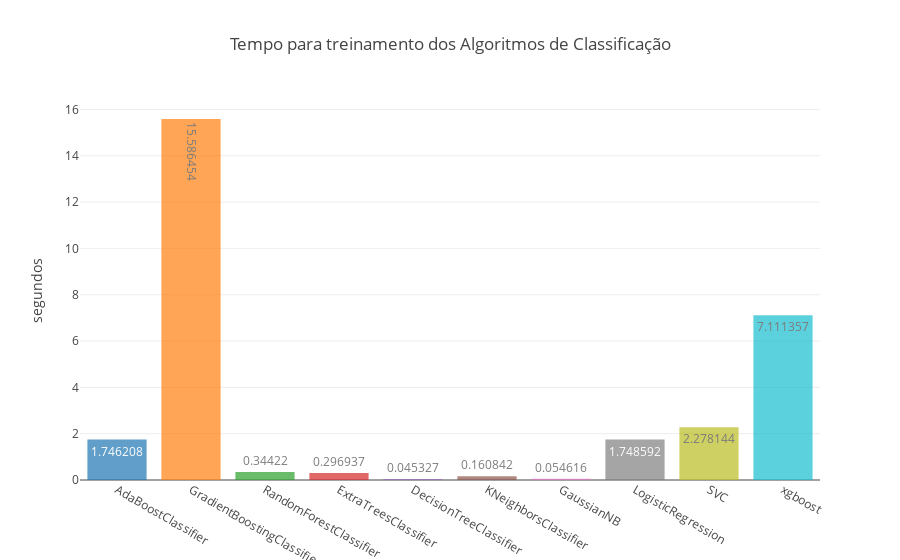

Notebook source saved alongside this figure:
### Code cell
#Plota um gráfico de Comparação dos Tempo de treinamentodos Algoritmos de Classificação
cores = ['rgb(31, 119, 180)',
 'rgb(255, 127, 14)',
 'rgb(44, 160, 44)',
 'rgb(214, 39, 40)',
 'rgb(148, 103, 189)',
 'rgb(140, 86, 75)',
 'rgb(227, 119, 194)',
 'rgb(127, 127, 127)',
 'rgb(188, 189, 34)',
 'rgb(23, 190, 207)']

trace0= go.Bar(y=tempo_treinamento_modelos, x=nomes_modelos, textposition = 'auto', text=tempo_treinamento_modelos,  marker=dict(color=cores),opacity=0.7  )
data=[trace0]

layout = go.Layout(yaxis=dict(title='segundos') ,title='Tempo para treinamento dos Algoritmos de Classificação')
fig = go.Figure(data=data, layout=layout )
py.iplot(fig )

### Figure 1 — Plotly figure (JSON) as saved in the notebook; plotly's stock layout.template omitted (floating-point values rounded to 4 significant figures)
{"data": [{"marker": {"color": ["rgb(31, 119, 180)", "rgb(255, 127, 14)", "rgb(44, 160, 44)", "rgb(214, 39, 40)", "rgb(148, 103, 189)", "rgb(140, 86, 75)", "rgb(227, 119, 194)", "rgb(127, 127, 127)", "rgb(188, 189, 34)", "rgb(23, 190, 207)"]}, "opacity": 0.7, "text": ["1.746208", "15.586454", "0.34422", "0.296937", "0.045327", "0.160842", "0.054616", "1.748592", "2.278144", "7.111357"], "textposition": "auto", "type": "bar", "uid": "4934496f-dcca-4c1f-85a6-b03851361063", "x": ["AdaBoostClassifier", "GradientBoostingClassifier", "RandomForestClassifier", "ExtraTreesClassifier", "DecisionTreeClassifier", "KNeighborsClassifier", "GaussianNB", "LogisticRegression", "SVC", "xgboost"], "y": [1.746, 15.59, 0.3442, 0.2969, 0.04533, 0.1608, 0.05462, 1.749, 2.278, 7.111]}], "layout": {"autosize": true, "title": {"text": "Tempo para treinamento dos Algoritmos de Classificação"}, "xaxis": {"autorange": true, "range": [-0.5, 9.5], "type": "category"}, "yaxis": {"autorange": true, "range": [0, 16.41], "title": {"text": "segundos"}, "type": "linear"}}}
